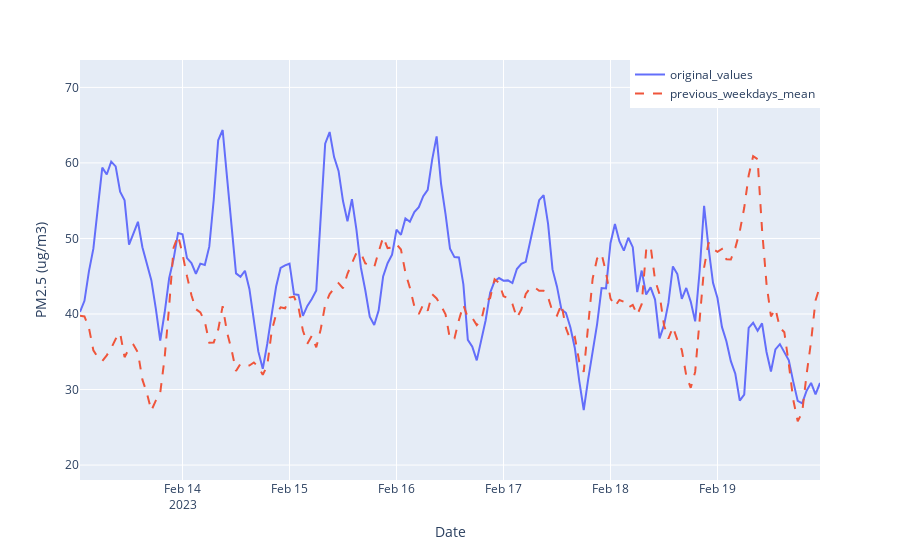

The cell this chart's notebook holds for it:
### Code cell
get_visualisation('previous_weekdays_mean', imputed_df)

### Figure 1 — Plotly figure (JSON) as saved in the notebook; plotly's stock layout.template omitted (floating-point values rounded to 4 significant figures; data arrays with more than 128 entries replaced by an {"elided": "..."} marker saying what was removed)
{"data": [{"hovertemplate": "variable=original_values<br>From Date=%{x}<br>value=%{y}<extra></extra>", "legendgroup": "original_values", "line": {"color": "#636efa", "dash": "solid"}, "marker": {"symbol": "circle"}, "mode": "lines", "name": "original_values", "orientation": "v", "showlegend": true, "type": "scatter", "x": {"elided": "167 str values"}, "xaxis": "x", "y": {"elided": "167 float values"}, "yaxis": "y"}, {"hovertemplate": "variable=previous_weekdays_mean<br>From Date=%{x}<br>value=%{y}<extra></extra>", "legendgroup": "previous_weekdays_mean", "line": {"color": "#EF553B", "dash": "dash"}, "marker": {"symbol": "circle"}, "mode": "lines", "name": "previous_weekdays_mean", "orientation": "v", "showlegend": true, "type": "scatter", "x": {"elided": "167 str values"}, "xaxis": "x", "y": {"elided": "167 float values"}, "yaxis": "y"}], "layout": {"legend": {"title": {"text": ""}, "tracegroupgap": 0, "x": 1, "xanchor": "right", "y": 1, "yanchor": "top"}, "margin": {"t": 60}, "xaxis": {"anchor": "y", "domain": [0, 1], "title": {"text": "Date"}}, "yaxis": {"anchor": "x", "domain": [0, 1], "range": [18.02, 73.63], "title": {"text": "PM2.5 (ug/m3)"}}}}
